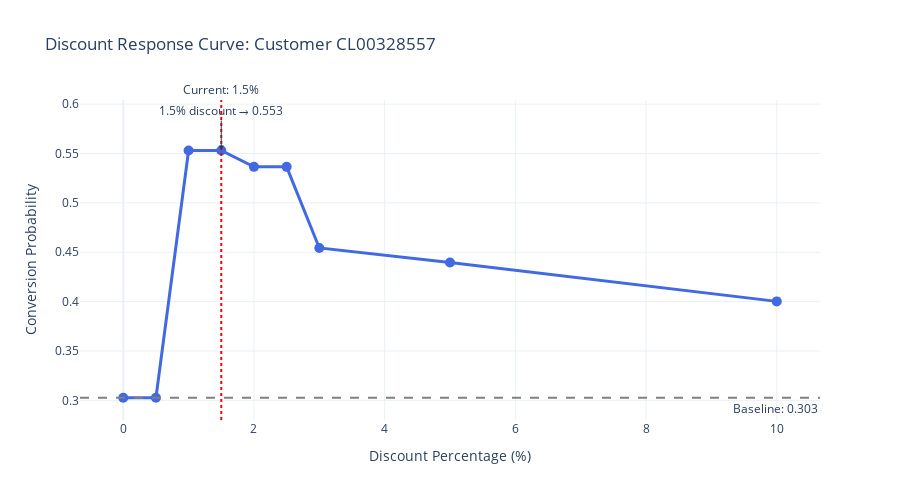

The notebook cell saved with this chart:
### Code cell
# SIMPLEST INTERACTIVE CHART: DISCOUNT SLIDER FOR ONE CUSTOMER
print("\n=== CREATING INTERACTIVE DISCOUNT SLIDER ===")

import plotly.graph_objects as go
from plotly.subplots import make_subplots

# Select first customer for demonstration
demo_cust = selected_ids[0]
cust_quotes = df_sim[df_sim['numero_compte'] == demo_cust].copy()
baseline_prob = baseline_df[baseline_df['customer_id'] == demo_cust]['baseline_prob'].iloc[0]
base_price = cust_quotes['mt_apres_remise_ht_devis'].sum()

# Test different discount levels
discount_levels = [0, 0.5, 1.0, 1.5, 2.0, 2.5, 3.0, 5.0, 10.0]  # %
probabilities = []

for discount_pct in discount_levels:
    # Apply discount
    modified = cust_quotes.copy()
    if 'mt_apres_remise_ht_devis' in modified.columns:
        discount_amount = base_price * (discount_pct / 100)
        if 'mt_remise_exceptionnelle_ht' in modified.columns:
            modified['mt_remise_exceptionnelle_ht'] = modified['mt_remise_exceptionnelle_ht'].fillna(0) - discount_amount
        modified['mt_apres_remise_ht_devis'] = base_price - discount_amount
    
    # Get probability
    prob = run_simulation_get_prob(demo_cust, modified, model, feature_names)
    probabilities.append(prob)

# Create interactive figure with slider (conceptual)
fig = go.Figure()

# Add response curve
fig.add_trace(go.Scatter(
    x=discount_levels,
    y=probabilities,
    mode='lines+markers',
    name='Conversion Probability',
    line=dict(color='royalblue', width=3),
    marker=dict(size=10, color='royalblue'),
    hovertemplate='Discount: %{x}%<br>Probability: %{y:.3f}<br>Δ: %{customdata:.3f}',
    customdata=[p - baseline_prob for p in probabilities]
))

# Add baseline reference line
fig.add_hline(y=baseline_prob, line_dash="dash", line_color="gray",
              annotation_text=f"Baseline: {baseline_prob:.3f}",
              annotation_position="bottom right")

# Add current 1.5% discount point
fig.add_vline(x=1.5, line_dash="dot", line_color="red",
              annotation_text="Current: 1.5%", annotation_position="top")

# Layout
fig.update_layout(
    title=f"Discount Response Curve: Customer {demo_cust}",
    xaxis_title="Discount Percentage (%)",
    yaxis_title="Conversion Probability",
    hovermode="x unified",
    template="plotly_white",
    height=500
)

# Add annotations
fig.add_annotation(
    x=1.5, y=probabilities[discount_levels.index(1.5)],
    text=f"1.5% discount → {probabilities[discount_levels.index(1.5)]:.3f}",
    showarrow=True,
    arrowhead=2,
    ax=0,
    ay=-40
)

fig.show()

print(f"✓ Interactive response curve for customer {demo_cust}")
print(f"✓ Hover over points to see discount impact")
print(f"✓ Baseline: {baseline_prob:.3f}, Max at {discount_levels[probabilities.index(max(probabilities))]}%: {max(probabilities):.3f}")

### Figure 1 — Plotly figure (JSON) as saved in the notebook; plotly's stock layout.template omitted (floating-point values rounded to 4 significant figures)
{"data": [{"customdata": [0, 0, 0.2504, 0.2504, 0.2338, 0.2338, 0.1517, 0.1369, 0.0976], "hovertemplate": "Discount: %{x}%<br>Probability: %{y:.3f}<br>Δ: %{customdata:.3f}", "line": {"color": "royalblue", "width": 3}, "marker": {"color": "royalblue", "size": 10}, "mode": "lines+markers", "name": "Conversion Probability", "type": "scatter", "x": [0, 0.5, 1, 1.5, 2, 2.5, 3, 5, 10], "y": [0.3026, 0.3026, 0.553, 0.553, 0.5365, 0.5365, 0.4543, 0.4396, 0.4002]}], "layout": {"annotations": [{"showarrow": false, "text": "Baseline: 0.303", "x": 1, "xanchor": "right", "xref": "x domain", "y": 0.3026, "yanchor": "top", "yref": "y"}, {"showarrow": false, "text": "Current: 1.5%", "x": 1.5, "xanchor": "center", "xref": "x", "y": 1, "yanchor": "bottom", "yref": "y domain"}, {"arrowhead": 2, "ax": 0, "ay": -40, "showarrow": true, "text": "1.5% discount → 0.553", "x": 1.5, "y": 0.553}], "height": 500, "hovermode": "x unified", "shapes": [{"line": {"color": "gray", "dash": "dash"}, "type": "line", "x0": 0, "x1": 1, "xref": "x domain", "y0": 0.3026, "y1": 0.3026, "yref": "y"}, {"line": {"color": "red", "dash": "dot"}, "type": "line", "x0": 1.5, "x1": 1.5, "xref": "x", "y0": 0, "y1": 1, "yref": "y domain"}], "title": {"text": "Discount Response Curve: Customer CL00328557"}, "xaxis": {"title": {"text": "Discount Percentage (%)"}}, "yaxis": {"title": {"text": "Conversion Probability"}}}}
